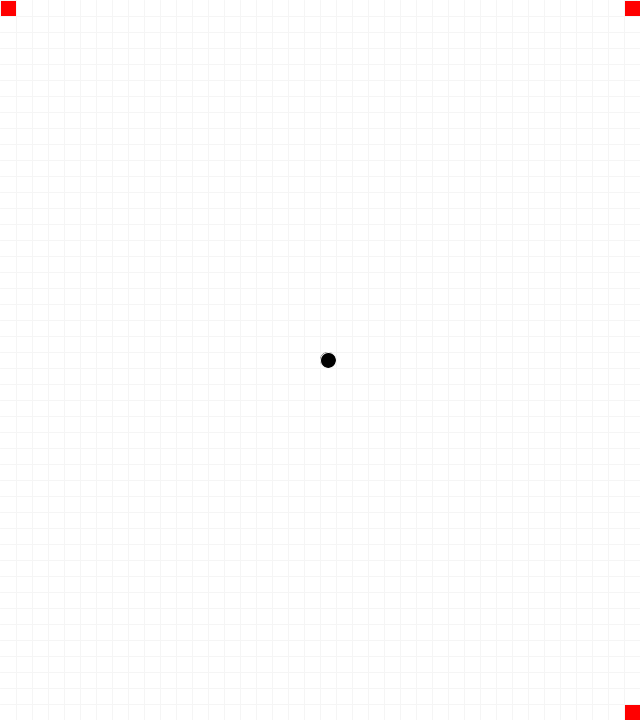
Frame 1 (no input)
Frame 60 (the mouse pressed at the canvas centre just before this capture): identical to frame 1, image omitted
Frame 120 (the mouse held since frame 60 and released just before this capture): identical to frame 1, image omitted

The Processing sketch that drew this single still picture (run headless with seeded random() and noise(); from frame 60 on, the mouse is pressed at the canvas centre):

// Processing sketch: e04_definicja_obiektu_w_osobnym_pliku
// ── e04_definicja_obiektu_w_osobnym_pliku.pde
int size = 16;
int pointX, pointY;

Follower[] followers;

void setup() {
  size(640, 720);
  pointX = width/2 + size/2;
  pointY = height/2;

  followers = new Follower[3];
  
  followers[0] = new Follower(0, 0, size);
  followers[1] = new Follower(width-size, 0, size);
  followers[2] = new Follower(width-size, height-size, size);
}

void draw() {
  displayGrid();

  fill(0);
  ellipse(pointX, pointY, size, size);

  for (int i = 0; i < followers.length; i++) {
    followers[i].display();
  }
}

void keyPressed() {
  if (keyCode == LEFT) {
    pointX = pointX - size;
    if (pointX < 0) {
      //pointX = pointX + size;
      pointX = width - size/2;
    }
  } else if (keyCode == RIGHT) {
    pointX = pointX + size;
    if (pointX > width) {
      pointX = size/2;
    }
  } else if (keyCode == UP) {
    pointY = pointY - size;
    if (pointY < 0) {
      pointY = height - size/2;
    }
  } else if (keyCode == DOWN) {
    pointY = pointY + size;
    if (pointY > height) {
      pointY = size/2;
    }
  }
}

void displayGrid() {
  background(255);
  stroke(245);
  for (int i = size; i < width; i = i + size) {
    line(i, 0, i, height);
  }
  for (int i = size; i < height; i = i + size) {
    line(0, i, width, i);
  }
}

// ── Follower.pde
class Follower {
  float x;
  float y;
  
  int size;
  
  Follower(float ix, float iy, int s) {
    x = ix;
    y = iy;
    size = s;
  }
  
  void display() {
    fill(255, 0, 0);
    
    float nx, ny;

    if (x % size > size/2) {
      nx = ceil(x/size);
    } else {
      nx = floor(x/size);
    }

    if (y % size > size/2) {
      ny = ceil(y/size);
    } else {
      ny = floor(y/size);
    }

    rect(int(nx)*size, int(ny)*size, size, size);
  }
}
